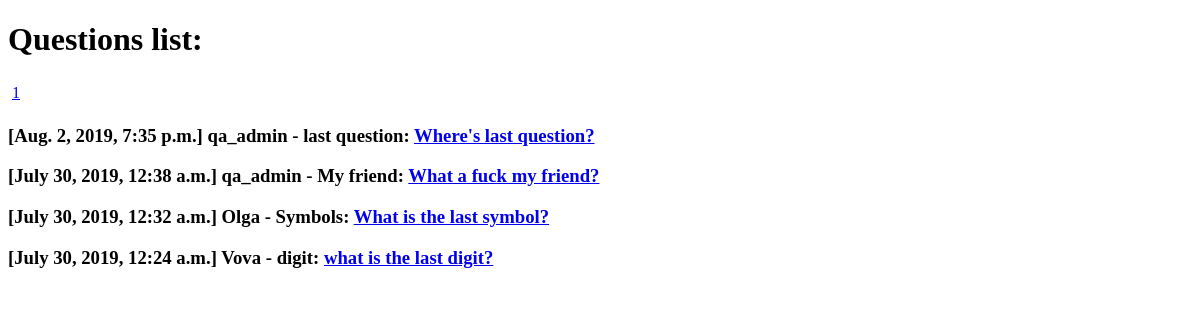
Before: / with the older database file.
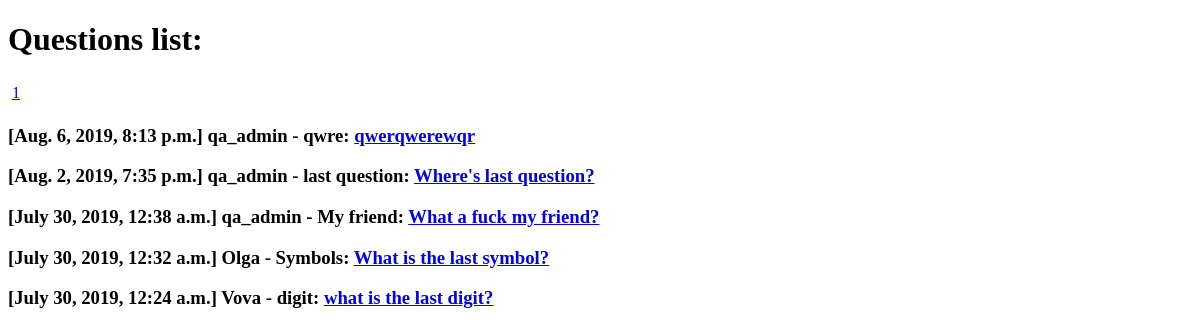
After: the same page with the newer database file.
### qa/models.py (models this page shows, shortened)
class Question(models.Model):
    objects = QuestionManager()
    title = models.CharField(max_length=255)
    text = models.TextField(default='')
    added_at = models.DateTimeField(blank=True, auto_now_add=True)
    rating = models.IntegerField(default=0)
    author = models.ForeignKey(User, on_delete=models.SET_NULL, null=True)
    likes = models.ManyToManyField(User, related_name='question_like_user', blank=True)
    def get_url(self):
        return "/question/{}/".format(self.id)

### qa/views.py (the view)
# urls.py: path('', views.question_list, name='question-list'),
@require_GET
def question_list(request):
    questions = Question.objects.new()
    paginator, page = paginate(request, questions)
    paginator.baseurl = '/?page='
    context = {
        'questions': page.object_list,
        'paginator': paginator,
        'page': page,
    }
    return  render(request, 'index.html', context)

### qa/models.py (called while the page is built)
    def new(self):
        return self.order_by('-added_at')

### qa/views.py (called while the page is built)
def paginate(request, qs):
    try:
        limit = int(request.GET.get('limit', 10))
    except ValueError:
        limit = 10
    if limit > 100:
        limit = 10
    try:
        page = int(request.GET.get('page', 1))
    except ValueError:
        raise Http404
    paginator = Paginator(qs, limit)
    try:
        page = paginator.page(page)
    except EmptyPage:
        page = paginator.page(paginator.num_pages)
    return paginator, page

### qa/templates/index.html (shortened to what this page needs)
<!DOCTYPE html>
<html lang="en">
<head>
</head>
<body>
<h1> Questions list: </h1>
<nav><ul class="pagination">
{% for p in paginator.page_range %}
  {% if p == page.number %}
  <li class="active">
  {% else %}
  <li>
  {% endif %}
    <a href="{{ paginator.baseurl }}{{ p }}">{{ p }}</a>
  </li>
{% endfor %}
</ul></nav>
{% for question in questions %}
<h3> [{{question.added_at}}] {{question.author}} - {{question.title}}: <a href="{{ question.get_url }}">{{question.text}}</a>  </h3>
{% endfor %}
</body>
</html>

Changed rows visible on the page:
added Question: added_at "Aug. 6, 2019, 8:13 p.m.", author "qa_admin", title "qwre", text "qwerqwerewqr"
